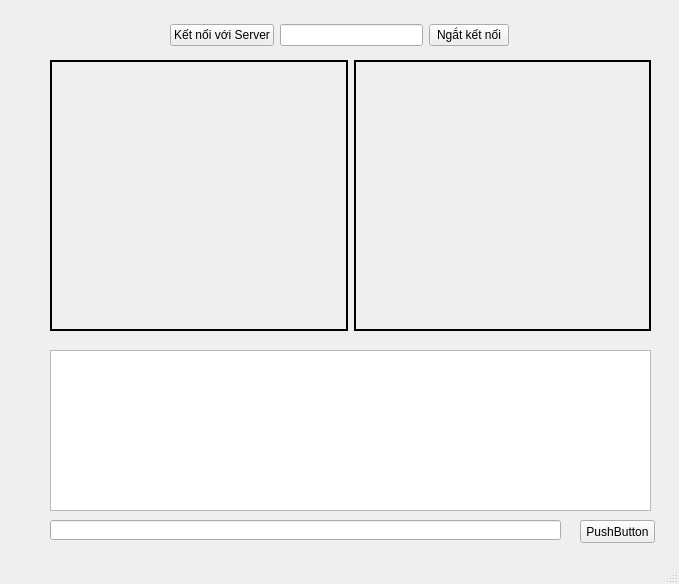
<?xml version="1.0" encoding="UTF-8"?>
<ui version="4.0">
 <class>MainWindow</class>
 <widget class="QMainWindow" name="MainWindow">
  <property name="geometry">
   <rect>
    <x>0</x>
    <y>0</y>
    <width>679</width>
    <height>584</height>
   </rect>
  </property>
  <property name="windowTitle">
   <string>MainWindow</string>
  </property>
  <widget class="QWidget" name="centralwidget">
   <widget class="QWidget" name="horizontalLayoutWidget">
    <property name="geometry">
     <rect>
      <x>170</x>
      <y>20</y>
      <width>339</width>
      <height>31</height>
     </rect>
    </property>
    <layout class="QHBoxLayout" name="horizontalLayout">
     <item>
      <widget class="QPushButton" name="connectBut">
       <property name="text">
        <string>Kết nối với Server</string>
       </property>
      </widget>
     </item>
     <item>
      <widget class="QLineEdit" name="ipLine">
       <property name="text">
        <string/>
       </property>
      </widget>
     </item>
     <item>
      <widget class="QPushButton" name="disconnectBut">
       <property name="text">
        <string>Ngắt kết nối</string>
       </property>
      </widget>
     </item>
    </layout>
   </widget>
   <widget class="QWidget" name="horizontalLayoutWidget_2">
    <property name="geometry">
     <rect>
      <x>50</x>
      <y>60</y>
      <width>601</width>
      <height>271</height>
     </rect>
    </property>
    <layout class="QHBoxLayout" name="horizontalLayout_2">
     <item>
      <widget class="QLabel" name="imageRawLab">
       <property name="frameShape">
        <enum>QFrame::WinPanel</enum>
       </property>
       <property name="text">
        <string/>
       </property>
       <property name="scaledContents">
        <bool>false</bool>
       </property>
      </widget>
     </item>
     <item>
      <widget class="QLabel" name="imageDetectLab">
       <property name="frameShape">
        <enum>QFrame::WinPanel</enum>
       </property>
       <property name="text">
        <string/>
       </property>
       <property name="scaledContents">
        <bool>false</bool>
       </property>
      </widget>
     </item>
    </layout>
   </widget>
   <widget class="QTextEdit" name="chatTextEdit">
    <property name="geometry">
     <rect>
      <x>50</x>
      <y>350</y>
      <width>601</width>
      <height>161</height>
     </rect>
    </property>
   </widget>
   <widget class="QLineEdit" name="sendLine">
    <property name="geometry">
     <rect>
      <x>50</x>
      <y>520</y>
      <width>511</width>
      <height>20</height>
     </rect>
    </property>
   </widget>
   <widget class="QPushButton" name="sendButton">
    <property name="geometry">
     <rect>
      <x>580</x>
      <y>520</y>
      <width>75</width>
      <height>23</height>
     </rect>
    </property>
    <property name="text">
     <string>PushButton</string>
    </property>
   </widget>
  </widget>
  <widget class="QStatusBar" name="statusbar"/>
 </widget>
 <resources/>
 <connections/>
</ui>
